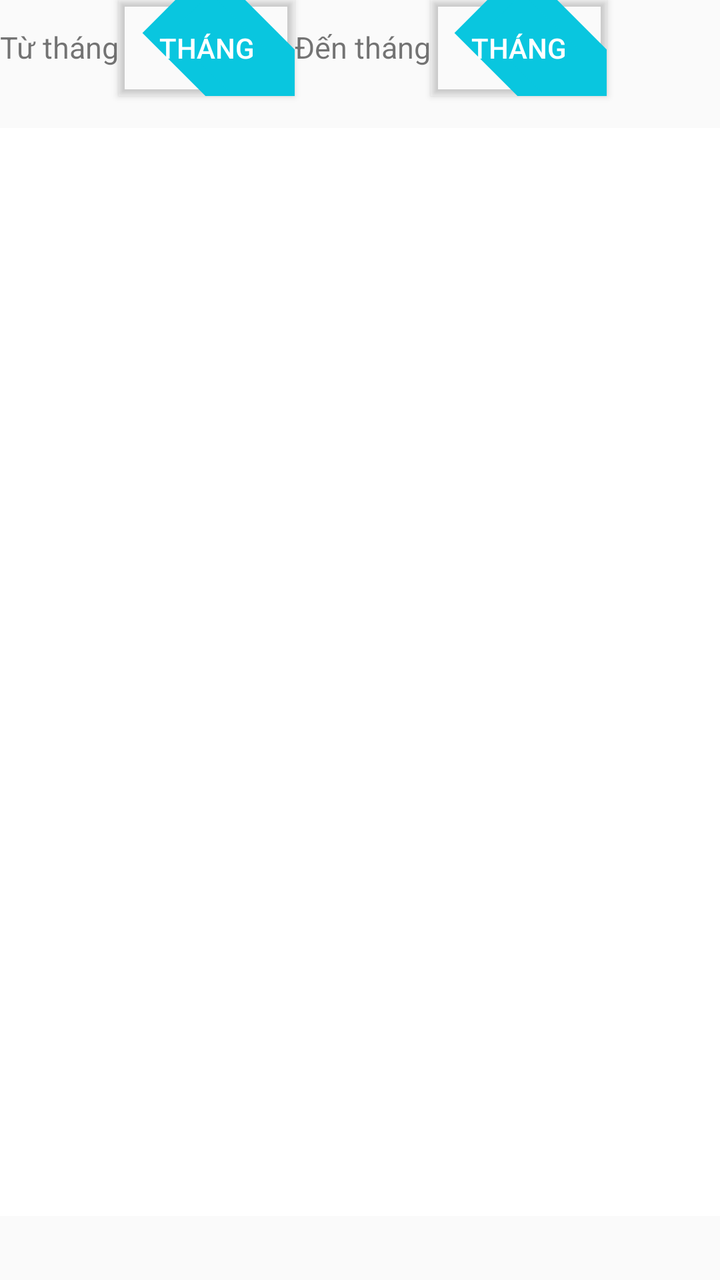
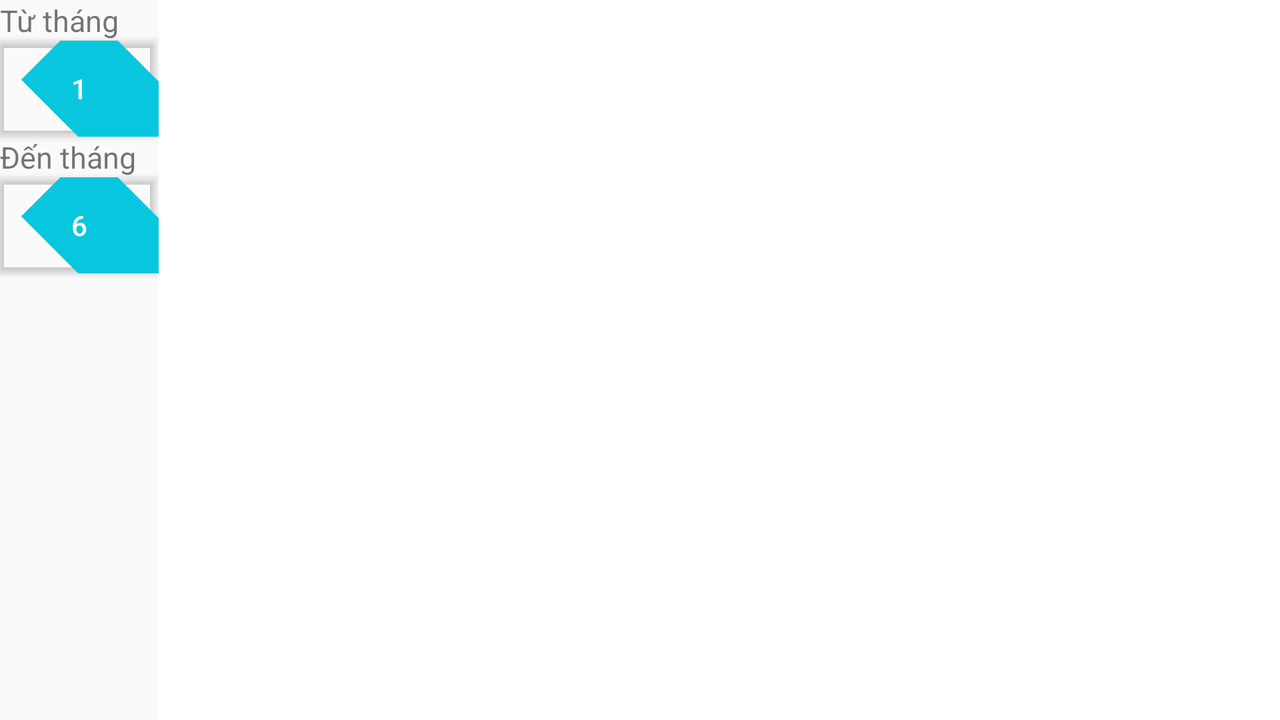

An Android layout and its configuration variant, each rendered on a device that would load it. The default file and the variant file are quoted in full after the pictures.
<!-- AndroidManifest.xml: application theme AppTheme -->
<!-- res/layout/tab_month_to_month.xml -->
<?xml version="1.0" encoding="utf-8"?>
<LinearLayout
    xmlns:android="http://schemas.android.com/apk/res/android" android:layout_width="match_parent"
    android:layout_height="match_parent"
    android:orientation="vertical"
    android:weightSum="2"
    >
    <LinearLayout
        android:layout_weight="0.2"
        android:layout_width="match_parent"
        android:layout_height="0dp"
        android:orientation="horizontal"
        >
        <TextView
            android:layout_width="wrap_content"
            android:layout_height="wrap_content"
            android:text="Từ tháng"
            android:textSize="15sp"
            />
        <Button
            android:layout_width="wrap_content"
            android:layout_height="wrap_content"
            android:text="Tháng"
            android:id="@+id/btnMonth_item1"
            android:background="@drawable/drawable_button"
            android:textColor="#ffffffff"
            />
        <TextView
            android:layout_width="wrap_content"
            android:layout_height="wrap_content"
            android:text="Đến tháng"
            android:textSize="15sp"
            />
        <Button
            android:layout_width="wrap_content"
            android:layout_height="wrap_content"
            android:text="Tháng"
            android:id="@+id/btnMonth_item2"
            android:background="@drawable/drawable_button"
            android:textColor="#ffffffff"
            />
    </LinearLayout>
    <RelativeLayout
        android:layout_weight="1.7"
        android:layout_width="match_parent"
        android:layout_height="0dp"
        android:background="#ffffff"
        >
        <ListView
            android:id="@+id/lv_statis"
            android:layout_width="match_parent"
            android:layout_height="match_parent"/>
    </RelativeLayout>


</LinearLayout>
<!-- resources referenced by this layout -->
<resources>
  <!-- drawable drawable_button (drawable) -->
  <?xml version="1.0" encoding="utf-8"?>
  <layer-list xmlns:android="http://schemas.android.com/apk/res/android" >
      <item>
          <rotate
              android:fromDegrees="45"
              android:toDegrees="45"
              android:pivotX="50%"
              android:pivotY="97%" >
              <shape
                  android:shape="rectangle" >
                  <stroke android:color="@color/startblue" android:width="10dp"/>
                  <solid
                      android:color="@color/startblue" />
              </shape>
          </rotate>
      </item>
  </layer-list>
  <style name="AppTheme" parent="Theme.AppCompat.Light.DarkActionBar">
          
          <item name="colorPrimary">@color/startblue</item>
          <item name="colorPrimaryDark">@color/colorPrimaryDark</item>
          <item name="colorAccent">@color/colorAccent</item>
      </style>
  <color name="startblue">#09c6df</color>
  <color name="colorPrimaryDark">#303F9F</color>
  <color name="colorAccent">#FF4081</color>
</resources>
<!-- res/layout-land/tab_month_to_month.xml (the repository's variant of the layout above) -->
<!-- drawn on the phone turned sideways -->
<?xml version="1.0" encoding="utf-8"?>
<LinearLayout
    xmlns:android="http://schemas.android.com/apk/res/android" android:layout_width="match_parent"
    android:layout_height="match_parent"
    android:orientation="horizontal"
    android:weightSum="2"
    >
    <LinearLayout
        android:layout_weight="0.2"
        android:layout_width="wrap_content"
        android:layout_height="match_parent"
        android:orientation="vertical"
        >
        <TextView
            android:layout_width="wrap_content"
            android:layout_height="wrap_content"
            android:text="Từ tháng"
            android:textSize="15sp"
            />
        <Button
            android:layout_width="wrap_content"
            android:layout_height="wrap_content"
            android:text="1"
            android:id="@+id/btnMonth_item1"
            android:background="@drawable/drawable_button"
            android:textColor="#ffffffff"
            />
        <TextView
            android:layout_width="wrap_content"
            android:layout_height="wrap_content"
            android:text="Đến tháng"
            android:textSize="15sp"
            />
        <Button
            android:layout_width="wrap_content"
            android:layout_height="wrap_content"
            android:text="6"
            android:id="@+id/btnMonth_item2"
            android:background="@drawable/drawable_button"
            android:textColor="#ffffffff"
            />
    </LinearLayout>
    <RelativeLayout
        android:layout_weight="1.7"
        android:layout_width="wrap_content"
        android:layout_height="match_parent"
        android:background="#ffffff"
        >
        <ListView
            android:id="@+id/lv_statis"
            android:layout_width="match_parent"
            android:layout_height="match_parent"/>
    </RelativeLayout>


</LinearLayout>
